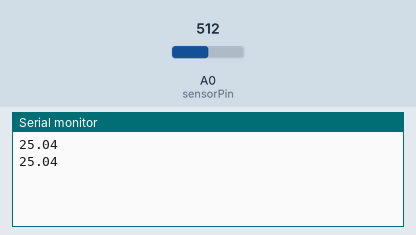
Simulated run of this sketch. Board: Arduino Uno, built with avr-gcc and run on an emulated ATmega328P. Parts: the last lines printed to the serial monitor. The inputs (shaded band) are chosen by the test bench; at power-on: A0 (sensorPin) = 512.

Above: at 5.8 s.
5.9 s: A0 (sensorPin) set to 716
At 10.8 s:
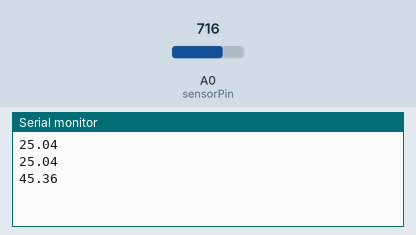
11.9 s: A0 (sensorPin) set to 900
At 15.9 s:
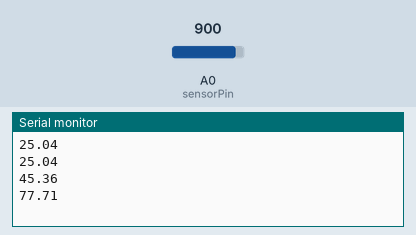
Timing chart, 0 to 17.4 s (numbered marks = the images above; inputs shaded):
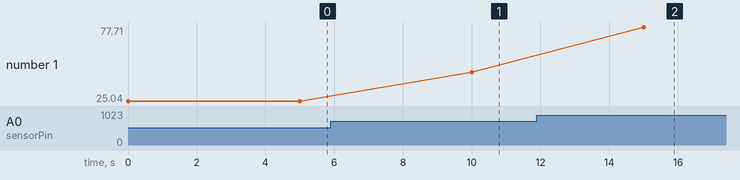

Measured:
- after the input at 5.9 s, the serial monitor: prints a new line after 4.1 s (image 1)
- after the input at 11.9 s, the serial monitor: prints a new line after 3.1 s (image 2)
- plotted number 1: 25.04 → 45.36 after the input at 5.9 s, 45.36 → 77.71 after the input at 11.9 s

The sketch:

ArduinoV1.ino
```cpp
// ===== Código do Arduino (ATmega328) =====
const int sensorPin = A0; // NTC ligado aqui

const float SERIES_RESISTOR = 10000.0;       // resistor fixo 10k
const float NOMINAL_RESISTANCE = 10000.0;    // resistência do NTC a 25°C
const float NOMINAL_TEMPERATURE = 25.0;      // temperatura nominal
const float BETA_COEFFICIENT = 3950.0;       // constante Beta do NTC (MF58)

void setup() {
  Serial.begin(9600); // Comunicação com o ESP8266
}

void loop() {
  int adcValue = analogRead(sensorPin);
  float voltage = adcValue / 1023.0 * 5.0; // Arduino usa 5V de referência
  float resistance = SERIES_RESISTOR * (5.0 / voltage - 1.0);

  // Cálculo da temperatura (Steinhart–Hart)
  float steinhart;
  steinhart = resistance / NOMINAL_RESISTANCE;
  steinhart = log(steinhart);
  steinhart /= BETA_COEFFICIENT;
  steinhart += 1.0 / (NOMINAL_TEMPERATURE + 273.15);
  steinhart = 1.0 / steinhart;
  float temperatureC = steinhart - 273.15;

  Serial.println(temperatureC); // envia para o ESP8266
  delay(5000); // envia a cada 5 segundos
}
```
